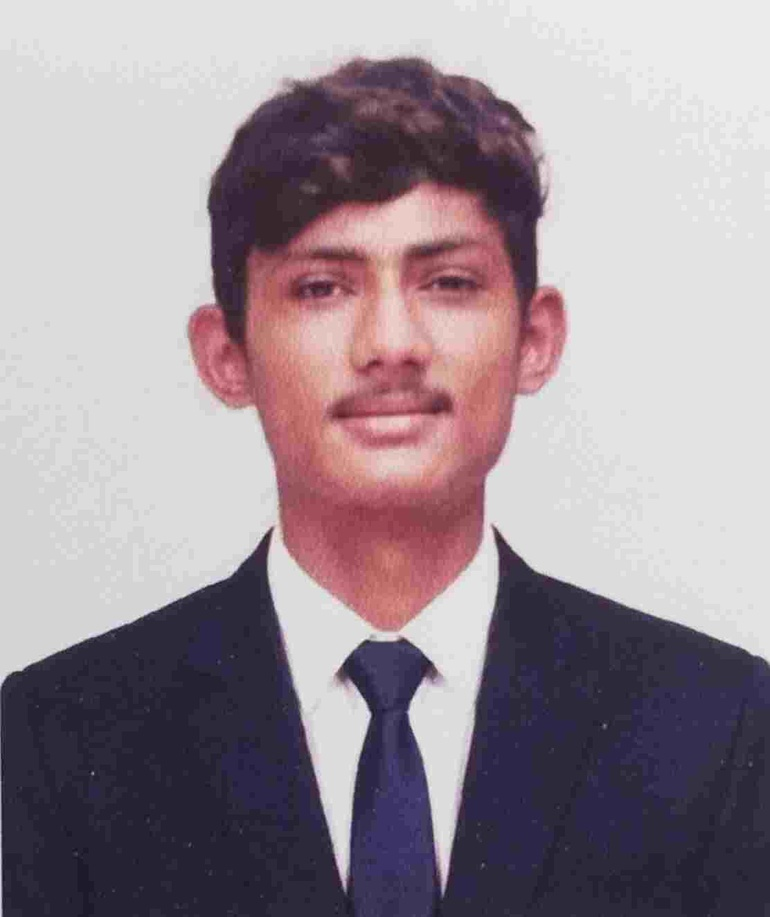
#> input picture opencv_code/p2/img.jpg, 770 x 917 px, shrunk from 1112 x 1324 before the run, found by its file name
$ python flip.py
#> lines starting #> are read from the running program, lines starting #| are printed output that depends on the picture
import cv2
from xgboost import cv

img = cv2.imread("C:\\Users\\princ\\OneDrive\\Desktop\\New folder\\p2\\img.jpg")
#> img is the input picture: shape (917, 770, 3); mean B, G, R 151, 143, 155.5

if img is None:
    print("img not")
else:
    flip_hori = cv2.flip(img,1)
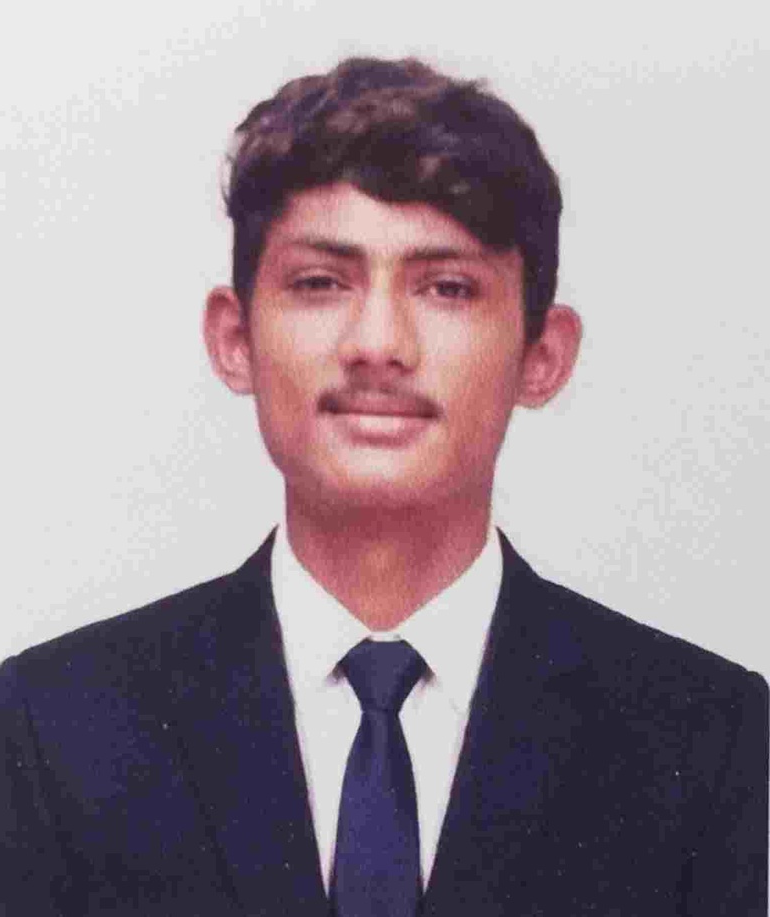
#> flip_hori: shape (917, 770, 3); mean B, G, R 151, 143, 155.5
    flip_verti = cv2.flip(img,0)
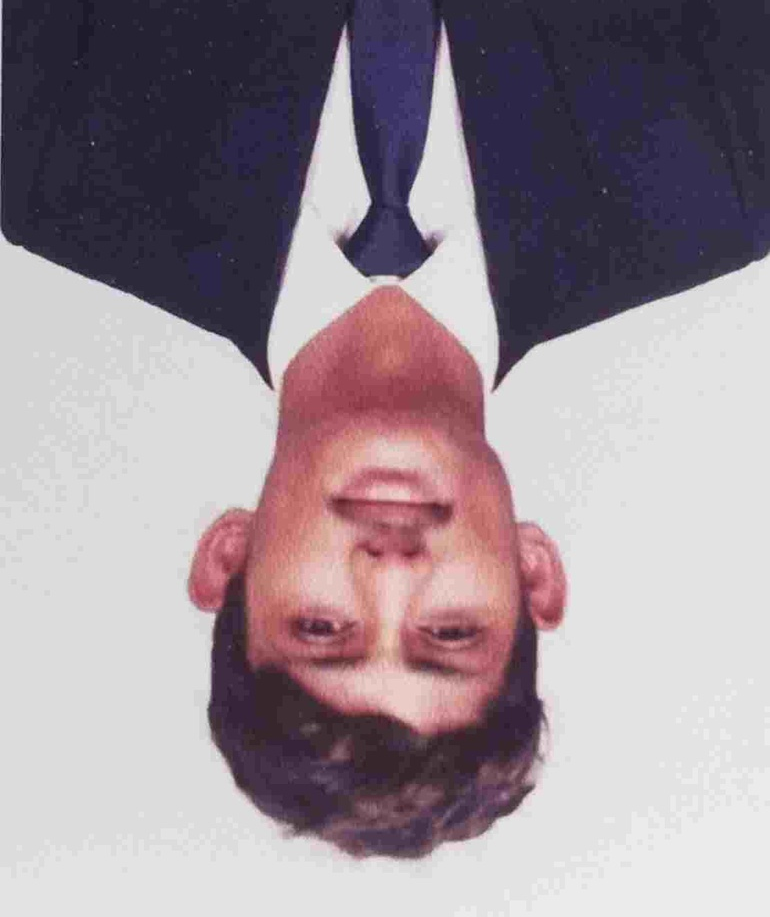
#> flip_verti: shape (917, 770, 3); mean B, G, R 151, 143, 155.5
    flip_both = cv2.flip(img,-1)
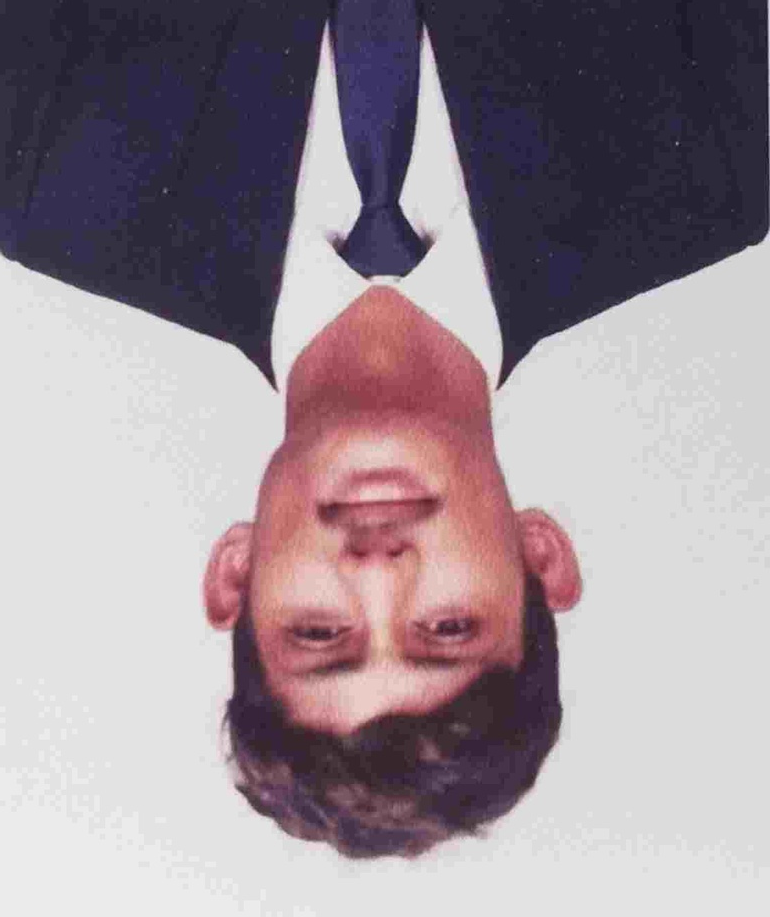
#> flip_both: shape (917, 770, 3); mean B, G, R 151, 143, 155.5
    cv2.imshow("original",img)
    cv2.imshow("flip_hori",flip_hori)
    cv2.imshow("flip_verti",flip_verti)
    cv2.imshow("flip_both",flip_both)

    cv2.waitKey(0)
    cv2.destroyAllWindows()
